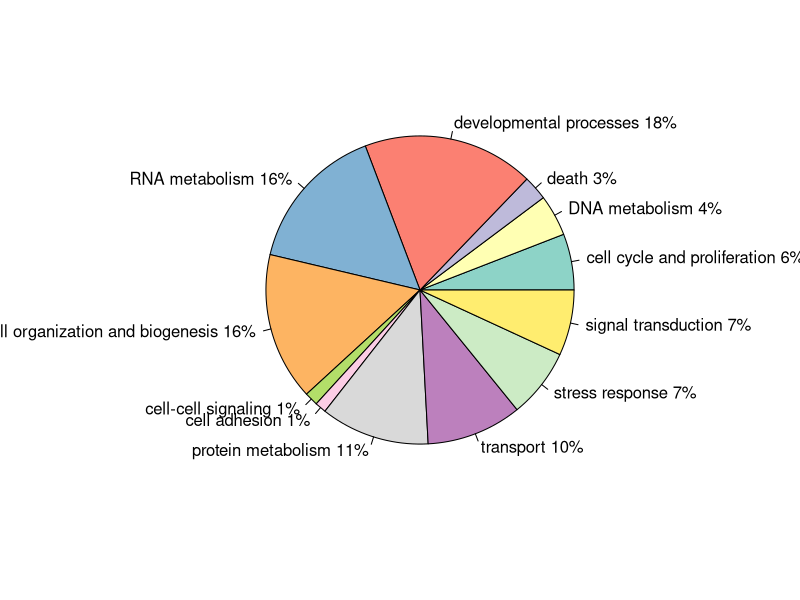
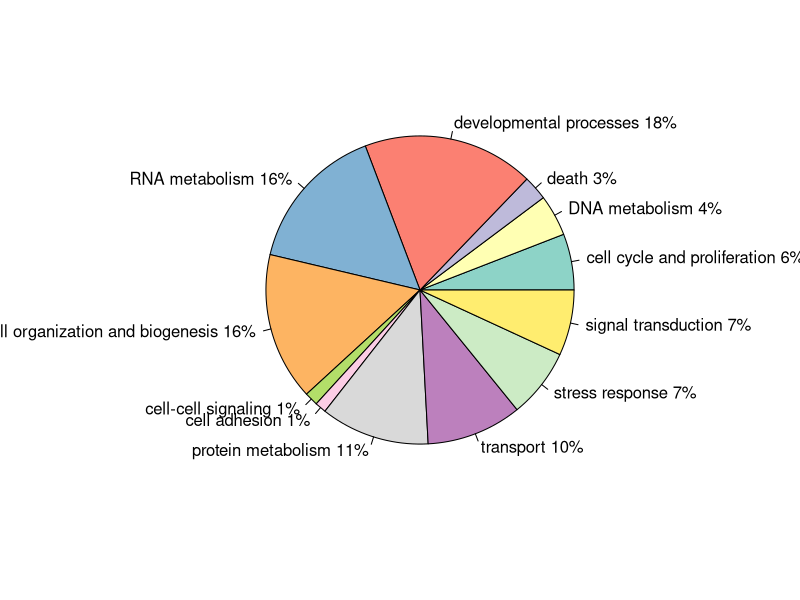
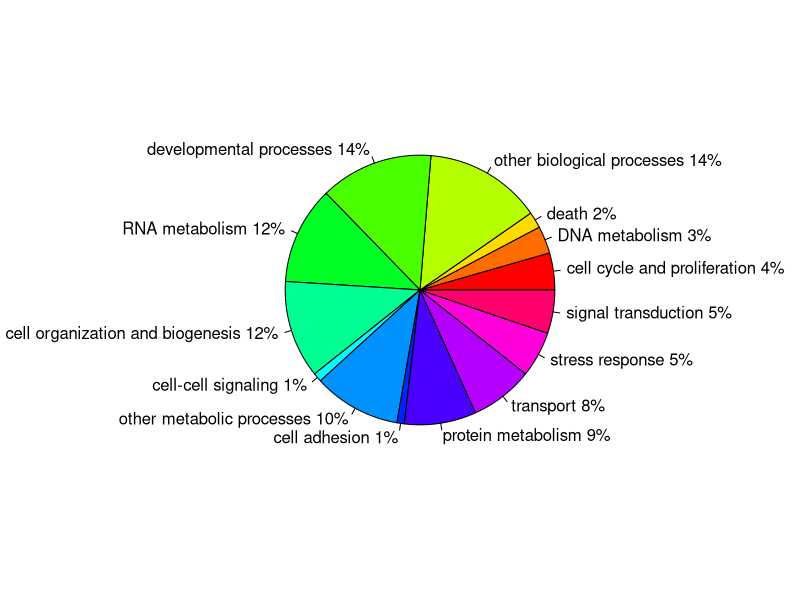
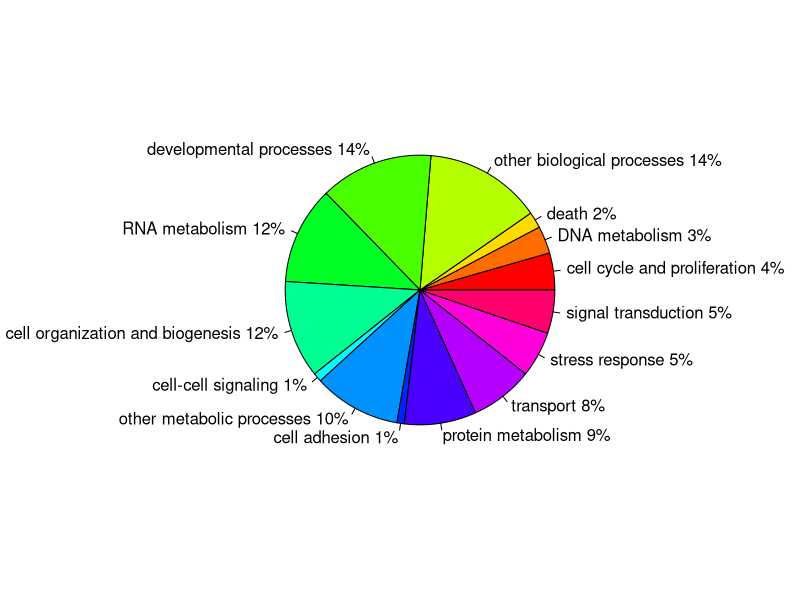

Reproduce these figures in R, in order.
## ---- chunk 1
gopie <- read.delim("../analyses/BLAST-to-GOslim/GOslim-P-pie.txt", header = FALSE)
gopie
## ---- chunk 2
piecolors <- RColorBrewer::brewer.pal(12, "Set3")
## ---- chunk 3
slices <- c(8841, 6507, 3858, 26964, 23297, 23265, 2129, 1768, 17143, 15006, 10910, 10319) #create vector of counts of GOslims based on the file read in above; don't use numbers associated with "other biological processes" or "other metabolic processes"
lbls <- c("cell cycle and proliferation", "DNA metabolism", "death", "developmental processes", "RNA metabolism", "cell organization and biogenesis", "cell-cell signaling", "cell adhesion", "protein metabolism", "transport", "stress response", "signal transduction") #create vector of GOslim terms in the same order as the number of counts; don't include "other biological processes" or "other metabolic processes"
pct <- round(slices/sum(slices)*100) #get percentages of each GOslim term
lbls <- paste(lbls, pct) #add percents to labels
lbls <- paste(lbls, "%", sep = "") #ad % to labels
pie(slices,labels = lbls, col = piecolors)
## ---- chunk 4
pdf("../analyses/BLAST-to-GOslim/GOslim-pie-transcriptome-v3.1.pdf")
slices <- c(8841, 6507, 3858, 26964, 23297, 23265, 2129, 1768, 17143, 15006, 10910, 10319) #create vector of counts of GOslims based on the file read in above; don't use numbers associated with "other biological processes" or "other metabolic processes"
lbls <- c("cell cycle and proliferation", "DNA metabolism", "death", "developmental processes", "RNA metabolism", "cell organization and biogenesis", "cell-cell signaling", "cell adhesion", "protein metabolism", "transport", "stress response", "signal transduction") #create vector of GOslim terms in the same order as the number of counts; don't include "other biological processes" or "other metabolic processes"
pct <- round(slices/sum(slices)*100) #get percentages of each GOslim term
lbls <- paste(lbls, pct) #add percents to labels
lbls <- paste(lbls, "%", sep = "") #ad % to labels
pie(slices,labels = lbls, col = piecolors)
## ---- chunk 5
newpiecolors <- rainbow(14)
## ---- chunk 6
slices2 <- c(8841, 6507, 3858, 27904, 26964, 23297, 23265, 2129, 20834, 1768, 17143, 15006, 10910, 10319) #create vector of counts of GOslims based on the file read in above
lbls2 <- c("cell cycle and proliferation", "DNA metabolism", "death", "other biological processes", "developmental processes", "RNA metabolism", "cell organization and biogenesis", "cell-cell signaling", "other metabolic processes", "cell adhesion", "protein metabolism", "transport", "stress response", "signal transduction") #create vector of GOslim terms in the same order as the number of counts
pct2 <- round(slices2/sum(slices2)*100) #get percentages of each GOslim term
lbls2 <- paste(lbls2, pct2) #add percents to labels
lbls2 <- paste(lbls2, "%", sep = "") #ad % to labels
pie(slices2, labels = lbls2, col = newpiecolors, radius = 0.7)
## ---- chunk 7
pdf("../analyses/BLAST-to-GOslim/allterms.GOslim-pie-transcriptome-v3.1.pdf")
slices2 <- c(8841, 6507, 3858, 27904, 26964, 23297, 23265, 2129, 20834, 1768, 17143, 15006, 10910, 10319) #create vector of counts of GOslims based on the file read in above
lbls2 <- c("cell cycle and proliferation", "DNA metabolism", "death", "other biological processes", "developmental processes", "RNA metabolism", "cell organization and biogenesis", "cell-cell signaling", "other metabolic processes", "cell adhesion", "protein metabolism", "transport", "stress response", "signal transduction") #create vector of GOslim terms in the same order as the number of counts
pct2 <- round(slices2/sum(slices2)*100) #get percentages of each GOslim term
lbls2 <- paste(lbls2, pct2) #add percents to labels
lbls2 <- paste(lbls2, "%", sep = "") #ad % to labels
pie(slices2, labels = lbls2, col = newpiecolors, radius = 0.7)
